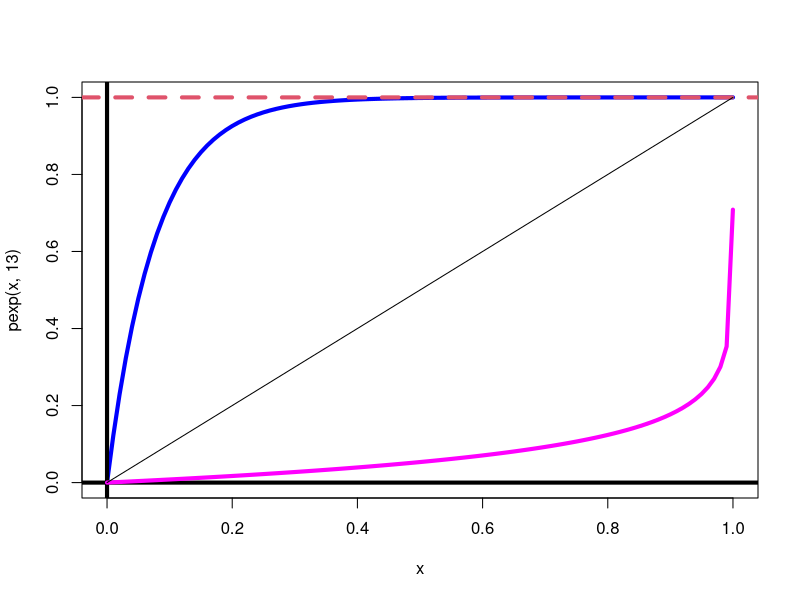
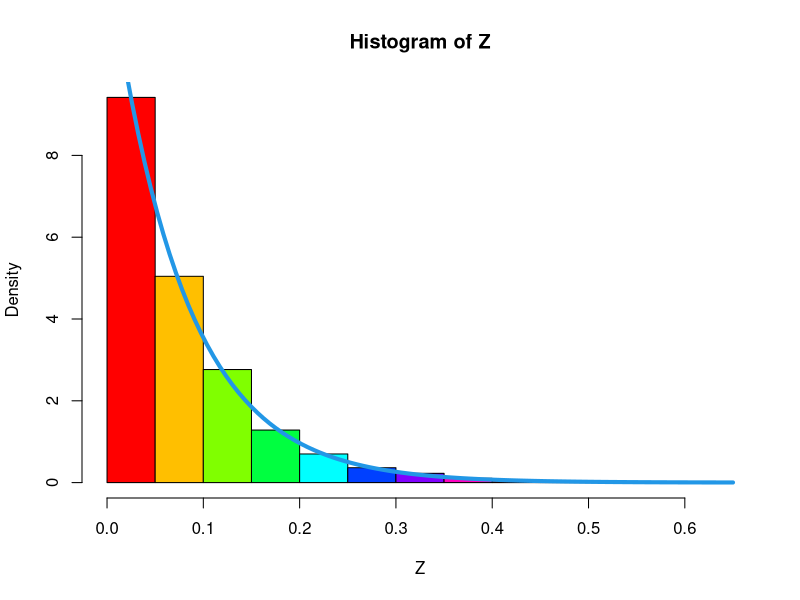
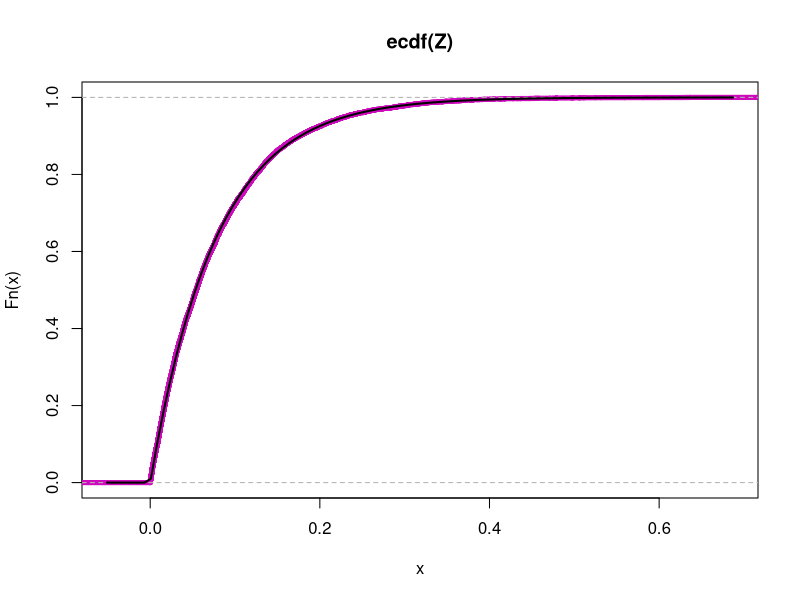
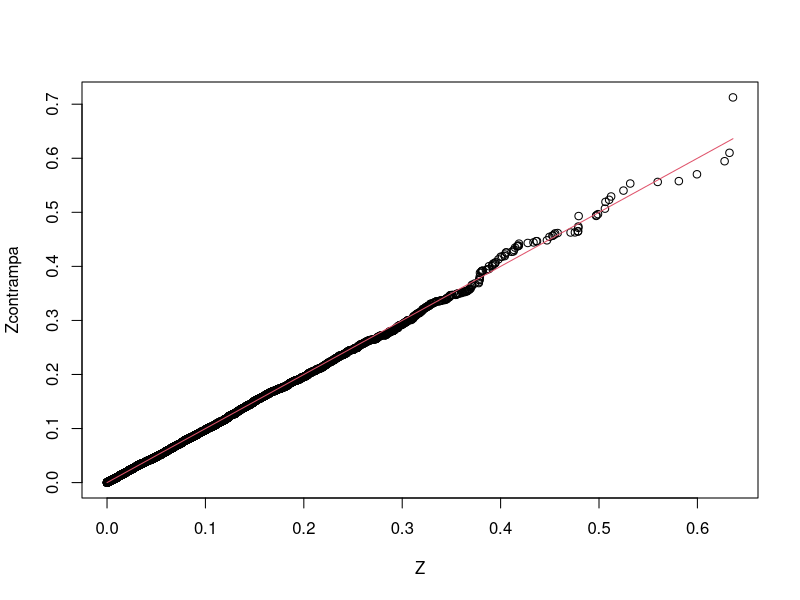
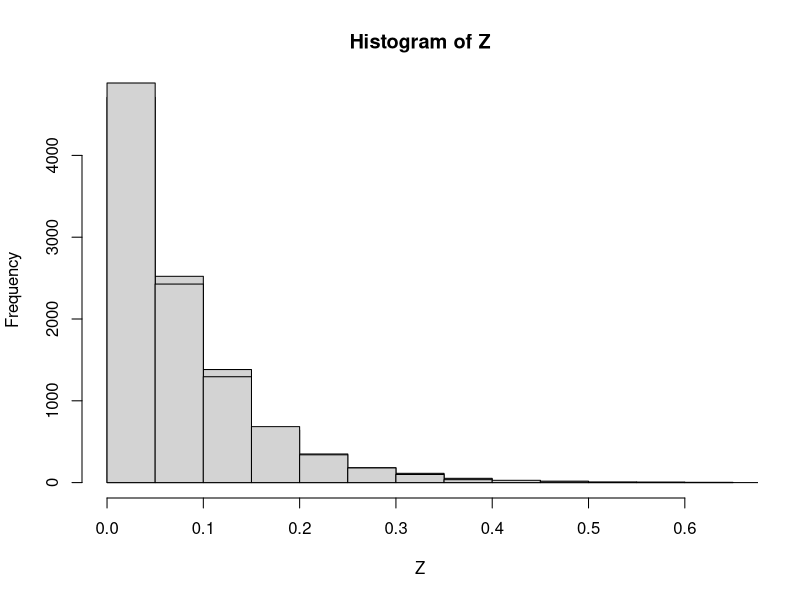

Write the R code that produced these figures, in order.
#Caso Exponencial con par???metro alpha=13
#FF <- function(x){pexp(x,13)}
#curve(FF(x),0,3,lwd=4,col='blue')
curve(pexp(x,13),0,1,lwd=4,col='blue')
abline(h=0,v=0,lwd=4)
abline(h=1,lty=2,col=2,lwd=4)
#inversa
FFinv <- function(x){ -log(1-x)/13 }
curve(FFinv(x),0,0.9999,lwd=4,col='magenta',add=T)
curve(1*(x),add=T)
########################################
## Generamos una muestra tama???o 10000 ##
########################################
u <- runif(10000)
Z <- FFinv(u)
hist(Z,freq = F,col=rainbow(8))
curve(dexp(x,13),add = T, col = 4, lwd=4)
plot(ecdf(Z),col = 6,lwd=5)
curve(pexp(x,13),add=T,col=1,lwd=2)
mean(Z)
var(Z)
media <- 1/13
media
varianza <- 1/13^2
varianza
var(Z)
##### Usando R
Zcontrampa <- rexp(10000,13)
######################################
qqplot(Z,Zcontrampa)
curve(1*x,add=T,col=2)
hist(Z)
hist(Zcontrampa,add=T)
